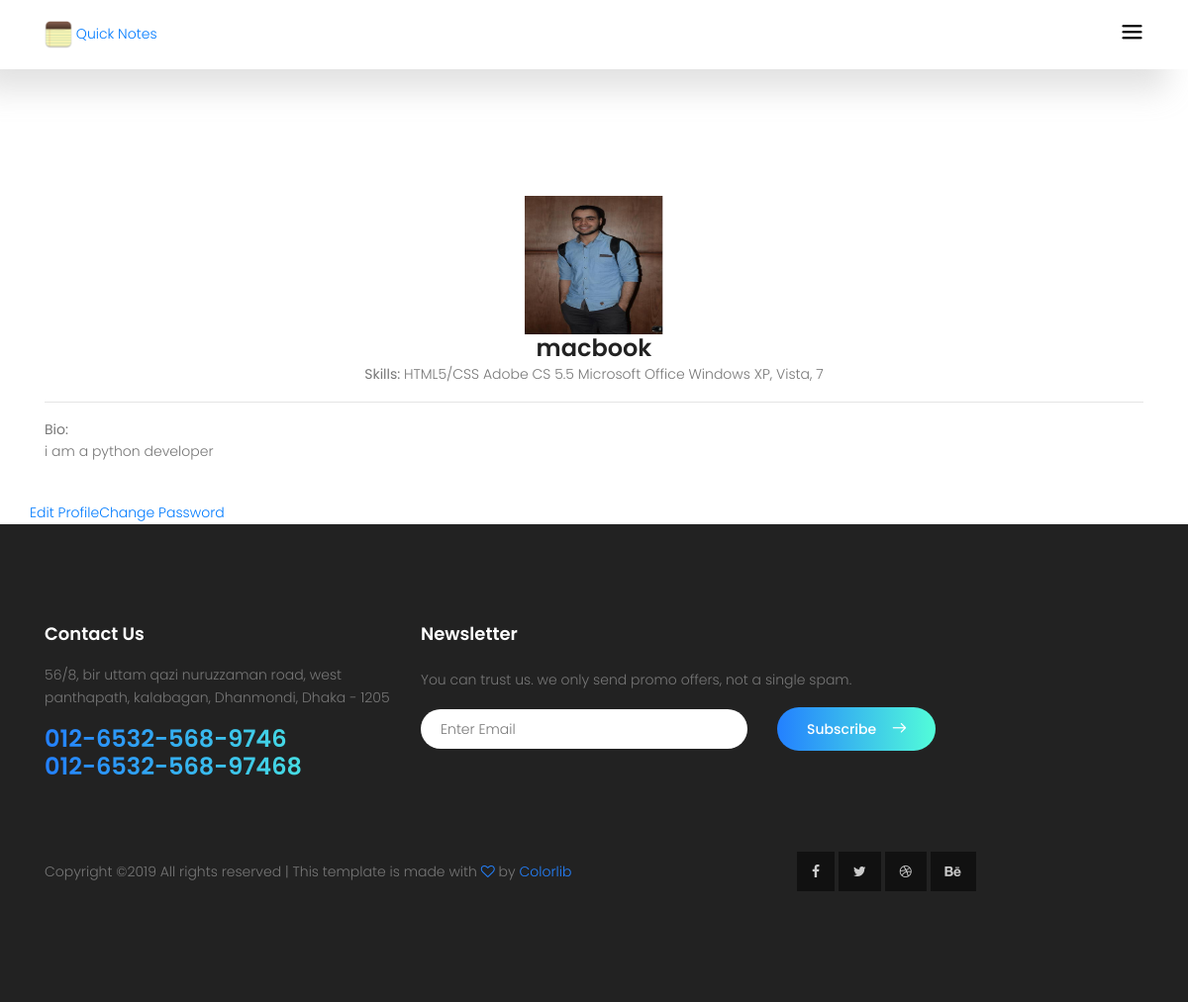
/accounts/mahmoud/, run on the app's committed database.
### accounts/models.py (models this page shows, shortened)
class Profile(models.Model):
    user = models.OneToOneField(User , on_delete=models.CASCADE)
    slug = models.SlugField(null=True , blank=True)
    headline = models.CharField(blank=True, max_length=100)
    bio = models.TextField(blank=True)
    img  = models.ImageField(upload_to="profile_img")
    join_date = models.DateTimeField(blank=True, default=datetime.datetime.now)

### accounts/views.py (the view)
# urls.py: url(r'^(?P<slug>[-\w]+)/$', views.profile, name='profile'),
def profile(request , slug):
    profile = get_object_or_404(Profile , slug=slug)
    context = {
        'profile' : profile ,
    }
    return render(request , 'profile.html' , context)

### accounts/templates/profile.html
{% extends "base.html" %}
{% load static %}
{% block body %}
<div class="container profile">
  <center>
  <img src=" {% if profile.img %}{{profile.img.url}} {% else %} {% static 'home-static/img/avatar.png' %}{% endif %}" name="aboutme" width="140" height="140" border="0" class="img-circle"></a>
  <h3 class="media-heading">{{profile.user}} </h3>
  <span><strong>Skills: </strong></span>
      <span class="label label-warning">HTML5/CSS</span>
      <span class="label label-info">Adobe CS 5.5</span>
      <span class="label label-info">Microsoft Office</span>
      <span class="label label-success">Windows XP, Vista, 7</span>
  </center>
  <hr>
  <center>
  <p class="text-left"><strong>Bio: </strong><br>
    {{profile.bio}}</p>
  <br>
  </center>
  <div class="row">
    <a href="{% url 'accounts:edit_profile' profile.slug %}"> Edit Profile</a>
    <a href="{% url 'accounts:change_password' profile.slug %}"> Change Password</a>
  </div>
</div>
{% endblock %}

### static/home-static/css/main.css (style rules this page uses)
body { color: #777777; font-family: "Poppins", sans-serif; font-size: 14px; font-weight: 300; line-height: 1.625em; position: relative; }
a { -webkit-transition: all 0.3s ease 0s; -moz-transition: all 0.3s ease 0s; -o-transition: all 0.3s ease 0s; transition: all 0.3s ease 0s; }
a, a:focus, a:hover { text-decoration: none; outline: 0; }
h1, h2, h3, h4, h5, h6 { font-family: "Poppins", sans-serif; color: #222222; line-height: 1.2em !important; margin-bottom: 0; margin-top: 0; font-weight: 600; }
h3, .h3 { font-size: 24px; }
.text-left { text-align: left; }
h3 { font-size: 24px; }
h1, h2, h3, h4, h5, h6 { line-height: 1.5em; }
body { position: relative; }
p { color: #777; }

### static/home-static/css/mystyle.css (style rules this page uses)
.profile { margin-top: 150px; }

### data on the page
Profile: img (picture), user "macbook", bio "i am a python developer"
